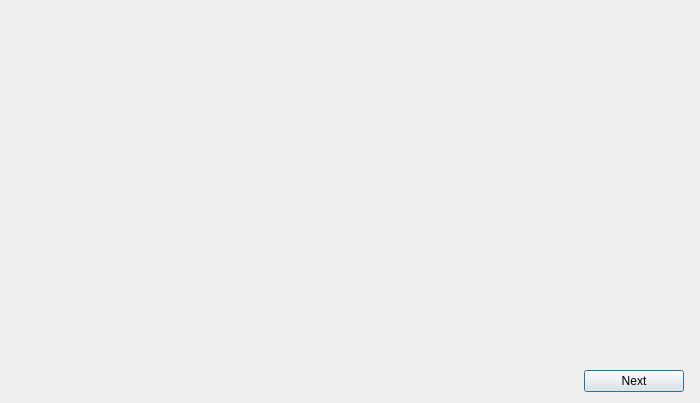
<?xml version="1.0" encoding="UTF-8"?>
<ui version="4.0">
 <class>ViewDialog</class>
 <widget class="QDialog" name="ViewDialog">
  <property name="geometry">
   <rect>
    <x>0</x>
    <y>0</y>
    <width>700</width>
    <height>403</height>
   </rect>
  </property>
  <property name="windowTitle">
   <string>FreeHAL</string>
  </property>
  <property name="styleSheet">
   <string></string>
  </property>
  <layout class="QGridLayout">
   <property name="margin">
    <number>0</number>
   </property>
   <property name="spacing">
    <number>0</number>
   </property>
   <item row="0" column="0" colspan="3">
    <widget class="QLabel" name="label">
     <property name="styleSheet">
      <string/>
     </property>
     <property name="text">
      <string/>
     </property>
     <property name="pixmap">
      <pixmap resource="../freehalqt.qrc">:/ui/view.png</pixmap>
     </property>
     <property name="margin">
      <number>0</number>
     </property>
    </widget>
   </item>
   <item row="1" column="0">
    <spacer>
     <property name="orientation">
      <enum>Qt::Horizontal</enum>
     </property>
     <property name="sizeHint" stdset="0">
      <size>
       <width>581</width>
       <height>43</height>
      </size>
     </property>
    </spacer>
   </item>
   <item row="1" column="1">
    <widget class="QPushButton" name="weiter">
     <property name="minimumSize">
      <size>
       <width>100</width>
       <height>0</height>
      </size>
     </property>
     <property name="text">
      <string>Next</string>
     </property>
    </widget>
   </item>
   <item row="1" column="2">
    <spacer>
     <property name="orientation">
      <enum>Qt::Horizontal</enum>
     </property>
     <property name="sizeType">
      <enum>QSizePolicy::Fixed</enum>
     </property>
     <property name="sizeHint" stdset="0">
      <size>
       <width>16</width>
       <height>43</height>
      </size>
     </property>
    </spacer>
   </item>
  </layout>
 </widget>
 <resources>
  <include location="../freehalqt.qrc"/>
 </resources>
 <connections/>
</ui>
